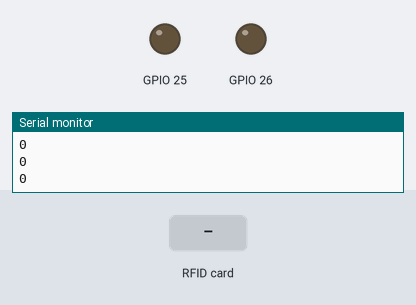
A program run on a simulated ESP32. Parts: output pins drawn as LEDs (lit = HIGH), the last lines printed to the serial monitor. The inputs (shaded band) are chosen by the test bench.

Above: at 1.3 s.
1.4 s: RFID card 5E 7A 19 C4 held to the reader
At 2.5 s:
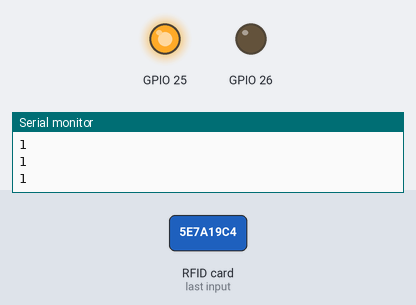
2.9 s: RFID card 5E 7A 19 C4 held to the reader
At 3.2 s:
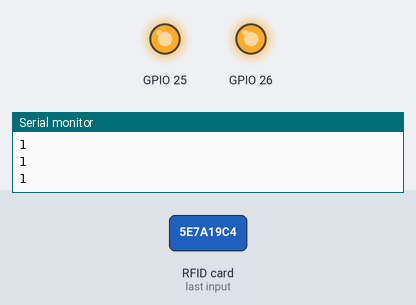
Timing chart, 0 to 6.5 s (numbered marks = the images above; inputs shaded):
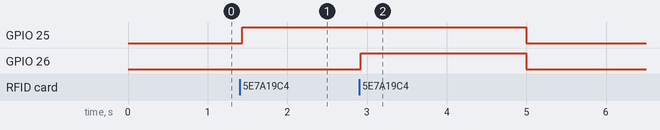

The program:

main.cpp
```cpp
#include <Arduino.h>
#include "EntranceGate.h"
#define SS_PIN_1 5
#define RST_PIN_1 27

#define SS_PIN_2 15
#define RST_PIN_2 4

Gate gateEntrance(SS_PIN_1,RST_PIN_1,25);
Gate gateExit(SS_PIN_2,RST_PIN_2,26);
void setup()
{
  Serial.begin(115200);
}

void loop()
{
  Serial.println(gateEntrance.GateState());
  gateExit.GateState();
}
```

EntranceGate.h
```cpp
#pragma once
// #ifndef _ENTRANCEGATE_H
// #define _ENTRANCEGATE_H

#include "Arduino.h"
#include <SPI.h>
#include <MFRC522.h>


#define ERROR_ -1
#define SUCCESS 0
#define OPEN 1
#define CLOSED 0
#define INTERVAL_GATE 5000

typedef enum
{
    IDLE,
    CARD_DETECTED,
    RESET
}States;

class Gate
{
private:
    int ledPin;
    unsigned long previousTime;
    MFRC522::MIFARE_Key key;
    MFRC522 rfid;
    States state;
public:
    Gate(int, int, int);
    ~Gate();
    int readRFID();
    int GateState();
    int OpenGate();
    int CloseGate();
    bool GateIsOpen();
};

// #endif
```

EntranceGate.cpp
```cpp
#include "EntranceGate.h"
#include <iostream>

using namespace std;

Gate::Gate(int SDA, int RST, int ledpin)
{
  state = IDLE;
  previousTime = 0;
  this->ledPin = ledpin;
  rfid = MFRC522(SDA, RST);
  SPI.begin();
  rfid.PCD_Init();
  rfid.PCD_DumpVersionToSerial();
  pinMode(ledPin, OUTPUT);
}


int Gate::readRFID()
{ /* function readRFID */
  ////Read RFID card
  for (byte i = 0; i < 6; i++)
  {
    key.keyByte[i] = 0xFF;
  }
  // Look for new 1 cards

  if (!rfid.PICC_IsNewCardPresent())
  {
    return ERROR_;
  }

  // Verify if the NUID has been readed
  if (!rfid.PICC_ReadCardSerial())
  {
    return SUCCESS;
  }
}

int Gate::OpenGate()
{
  digitalWrite(ledPin, HIGH);
  return OPEN;
}

int Gate::CloseGate()
{
  digitalWrite(ledPin, LOW);
  return CLOSED;
}

int Gate::GateState()
{
  int gateState = 0;
  switch (state)
  {
  case IDLE:
    //Serial.println("IN IDLE");
    if (readRFID() == SUCCESS)
    {
      //Serial.println("SUCCESS");
      state = CARD_DETECTED;
    }
    break;
  case CARD_DETECTED:
    //Serial.println("IN CARD_DETECTED");
    gateState = OpenGate();
    if (millis() - previousTime >= INTERVAL_GATE)
    {
      previousTime = millis();
      gateState = OpenGate();
      //Serial.println(previousTime);
      state = RESET;
    }
    break;
  case RESET:
    gateState = CloseGate();
    state = IDLE;
    break;
  }

  return gateState;
}

bool Gate::GateIsOpen()
{
  return (GateState() == OPEN);
}

Gate::~Gate()
{
}
```

Measured:
- after the input at 1.4 s, GPIO 25: LOW → HIGH at once
- after the input at 2.9 s, GPIO 26: LOW → HIGH at once, → LOW 2.1 s later
